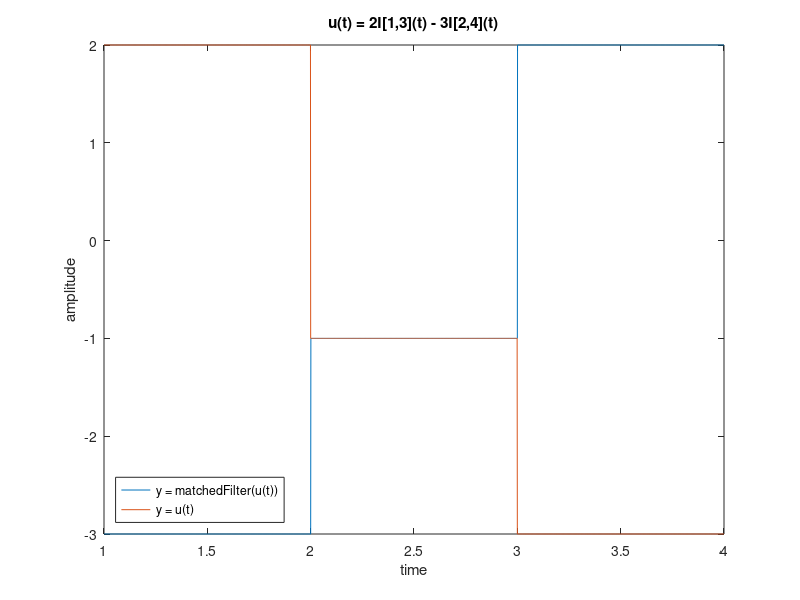

MATLAB code to generate this figure:
resolution = 0.001;

first = ones(1/resolution,1);
first = first.*(2);

second = ones(1/resolution, 1);
second = second.*(-1);

third = ones((1/resolution)+1, 1);
third = third.*(-3);

result = vertcat(first, second, third);
filtered = result(end:-1:1);

time = [1:resolution:4];
plot(time, filtered, time, result);
title("u(t) = 2I[1,3](t) - 3I[2,4](t)");
xlabel ("time");
ylabel ("amplitude");
legend("y = matchedFilter(u(t))", "y = u(t)", "Location", "southwest");

